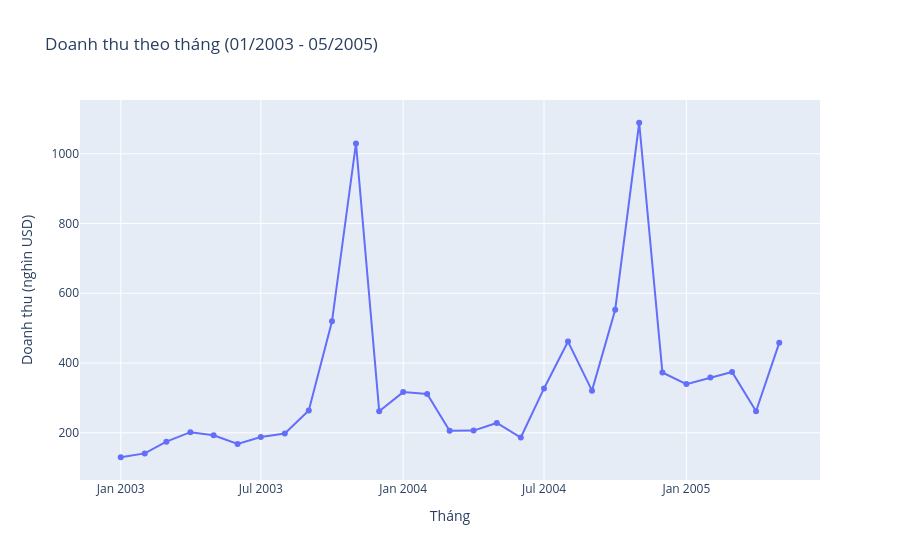

This figure's notebook cell:
### Markdown cell above
## 3. Biểu đồ

### Code cell
fig = bieu_do.ve_doanh_thu_theo_thang(bang)
fig.show()

### Figure 1 — Plotly figure (JSON) as saved in the notebook; plotly's stock layout.template omitted (floating-point values rounded to 4 significant figures)
{"data": [{"hovertemplate": "Tháng=%{x}<br>Doanh thu (nghìn USD)=%{y}<extra></extra>", "legendgroup": "", "line": {"color": "#636efa", "dash": "solid"}, "marker": {"symbol": "circle"}, "mode": "lines+markers", "name": "", "orientation": "v", "showlegend": false, "type": "scatter", "x": ["2003-01", "2003-02", "2003-03", "2003-04", "2003-05", "2003-06", "2003-07", "2003-08", "2003-09", "2003-10", "2003-11", "2003-12", "2004-01", "2004-02", "2004-03", "2004-04", "2004-05", "2004-06", "2004-07", "2004-08", "2004-09", "2004-10", "2004-11", "2004-12", "2005-01", "2005-02", "2005-03", "2005-04", "2005-05"], "xaxis": "x", "y": [129.8, 140.8, 174.5, 201.6, 192.7, 168.1, 187.7, 197.8, 264.0, 519.6, 1030.0, 261.9, 316.6, 311.4, 205.7, 206.1, 228.1, 186.3, 327.1, 461.5, 320.8, 552.9, 1089.0, 372.8, 339.5, 358.2, 374.3, 261.6, 457.9], "yaxis": "y"}], "layout": {"legend": {"tracegroupgap": 0}, "title": {"text": "Doanh thu theo tháng (01/2003 - 05/2005)"}, "xaxis": {"anchor": "y", "domain": [0.0, 1.0], "title": {"text": "Tháng"}}, "yaxis": {"anchor": "x", "domain": [0.0, 1.0], "title": {"text": "Doanh thu (nghìn USD)"}}}}
